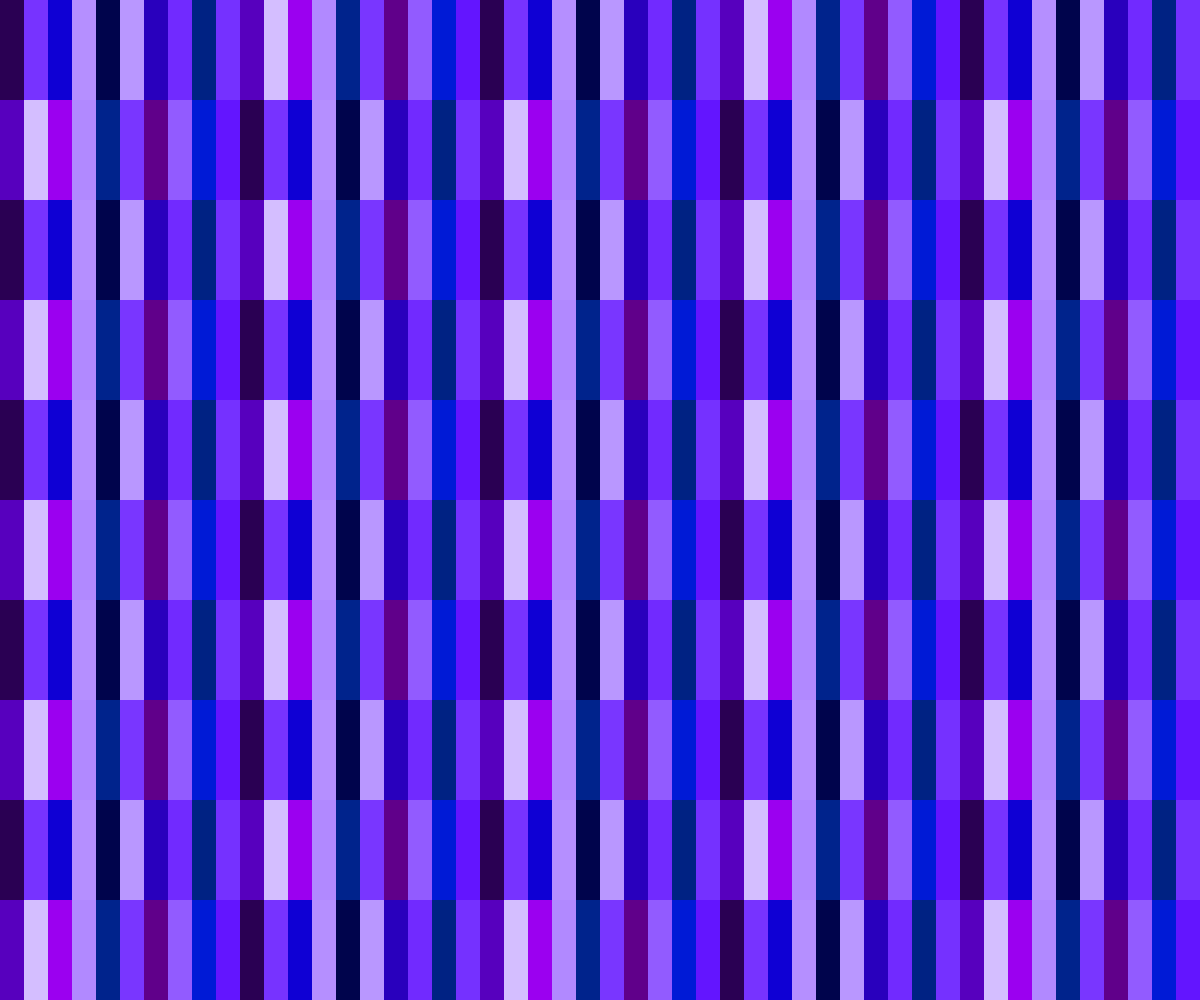
Frame 1 (no input)
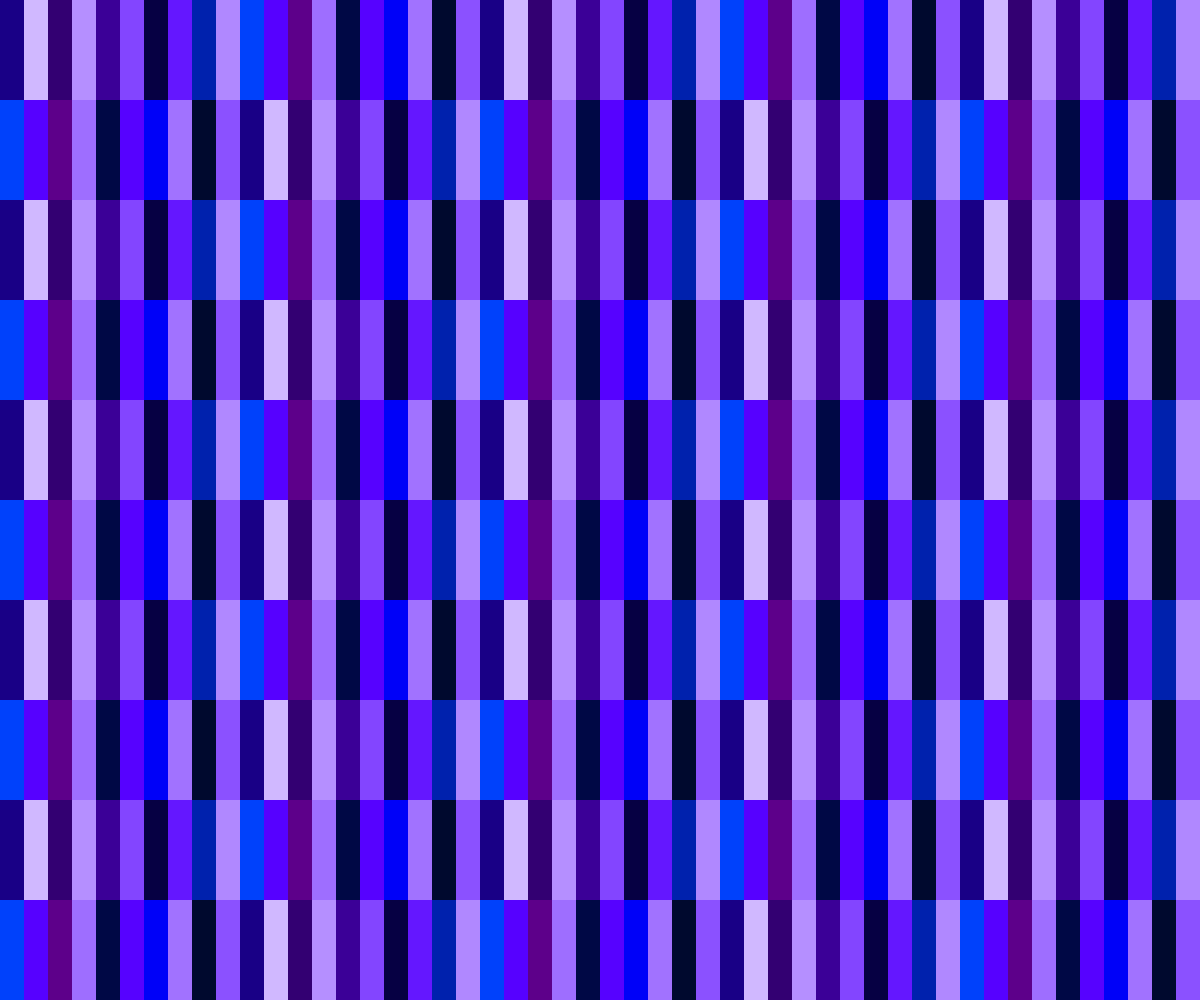
Frame 2 (the mouse pressed at the canvas centre, redrawn once)

The p5.js sketch that drew these frames (run headless with seeded random() and noise() and a simulated clock; the mouse was pressed at the canvas centre and the sketch redrawn once):

// p5.js sketch
// ── sketch.js
'use strict';

var colorCount = 20;
var numberOfColumns = 50;
var numberOfRows = 10;
var hueValues = [];
var saturationValues = [];
var brightnessValues = [];

function setup() {
  createCanvas(windowWidth, windowHeight);
  colorMode(HSB, 360, 100, 100);
  noStroke();
}

function draw() {
  noLoop();

  //this creates a color palette from blue to violet with varied saturation and brightness
  for (var i = 0; i < colorCount; i++) {
    if (i % 2 == 0) {
      hueValues[i] = random(220, 290);
      saturationValues[i] = 100;
      brightnessValues[i] = random(15, 100);
    } else {
      hueValues[i] = 260;
      saturationValues[i] = random(20, 100);
      brightnessValues[i] = 100;
    }
  }
  var tileWidth = width / numberOfColumns;
  var tileHeight = height / numberOfRows;
  // counter increments through the colorCount so that each tile changes color depending on its HSB values
  var counter = 0;

  for (var gridY = 0; gridY < numberOfRows; gridY++) {
    for (var gridX = 0; gridX < numberOfColumns; gridX++) {
      var posX = tileWidth * gridX;
      var posY = tileHeight * gridY;
      // when the counter exceeds the colorCount number i.e. 20 in this case the counter is reset to 1
      var index = counter % colorCount;
      // the index value increments with each loop to find what HSB values are required for each tile
      var col = color(hueValues[index], saturationValues[index], brightnessValues[index]);
      fill(col);
      rect(posX, posY, tileWidth, tileHeight);
      //counter incrementing with each loop
      counter++;
    }
  }
}
